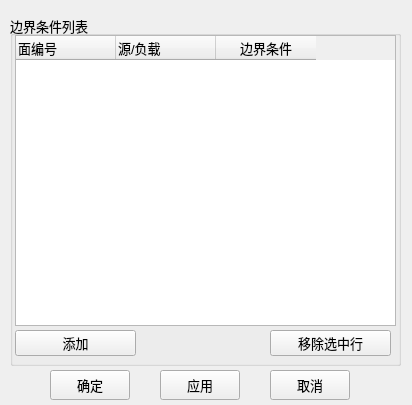
<?xml version="1.0" encoding="UTF-8"?>
<ui version="4.0">
 <class>frmCircuit</class>
 <widget class="QMainWindow" name="frmCircuit">
  <property name="geometry">
   <rect>
    <x>0</x>
    <y>0</y>
    <width>412</width>
    <height>405</height>
   </rect>
  </property>
  <property name="font">
   <font>
    <pointsize>10</pointsize>
   </font>
  </property>
  <property name="windowTitle">
   <string>物理场-电路</string>
  </property>
  <widget class="QWidget" name="centralwidget">
   <widget class="QGroupBox" name="groupBox_2">
    <property name="geometry">
     <rect>
      <x>10</x>
      <y>15</y>
      <width>391</width>
      <height>351</height>
     </rect>
    </property>
    <property name="title">
     <string>边界条件列表</string>
    </property>
    <widget class="QTableWidget" name="tbFaces">
     <property name="geometry">
      <rect>
       <x>5</x>
       <y>20</y>
       <width>381</width>
       <height>291</height>
      </rect>
     </property>
     <column>
      <property name="text">
       <string>面编号</string>
      </property>
      <property name="textAlignment">
       <set>AlignJustify|AlignVCenter</set>
      </property>
     </column>
     <column>
      <property name="text">
       <string>源/负载</string>
      </property>
      <property name="textAlignment">
       <set>AlignJustify|AlignVCenter</set>
      </property>
     </column>
     <column>
      <property name="text">
       <string>边界条件</string>
      </property>
     </column>
    </widget>
    <widget class="QToolButton" name="btnAdd">
     <property name="geometry">
      <rect>
       <x>5</x>
       <y>315</y>
       <width>121</width>
       <height>26</height>
      </rect>
     </property>
     <property name="text">
      <string>添加</string>
     </property>
    </widget>
    <widget class="QPushButton" name="btnRemove">
     <property name="geometry">
      <rect>
       <x>260</x>
       <y>315</y>
       <width>121</width>
       <height>26</height>
      </rect>
     </property>
     <property name="text">
      <string>移除选中行</string>
     </property>
    </widget>
   </widget>
   <widget class="QToolButton" name="btnApply">
    <property name="geometry">
     <rect>
      <x>160</x>
      <y>370</y>
      <width>80</width>
      <height>30</height>
     </rect>
    </property>
    <property name="text">
     <string>应用</string>
    </property>
   </widget>
   <widget class="QPushButton" name="btnOK">
    <property name="geometry">
     <rect>
      <x>50</x>
      <y>370</y>
      <width>80</width>
      <height>30</height>
     </rect>
    </property>
    <property name="text">
     <string>确定</string>
    </property>
   </widget>
   <widget class="QToolButton" name="btnClose">
    <property name="geometry">
     <rect>
      <x>270</x>
      <y>370</y>
      <width>80</width>
      <height>30</height>
     </rect>
    </property>
    <property name="text">
     <string>取消</string>
    </property>
   </widget>
  </widget>
 </widget>
 <resources/>
 <connections/>
</ui>
